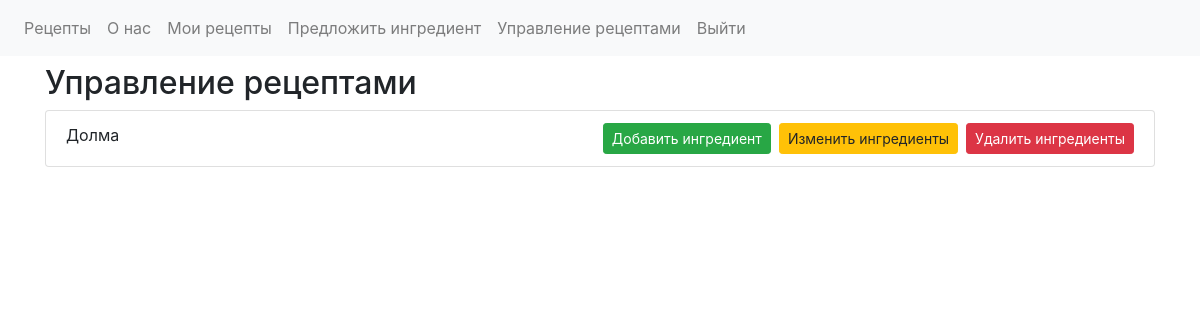
The page /manage_recipes/ (signed in) on the database as committed earlier.
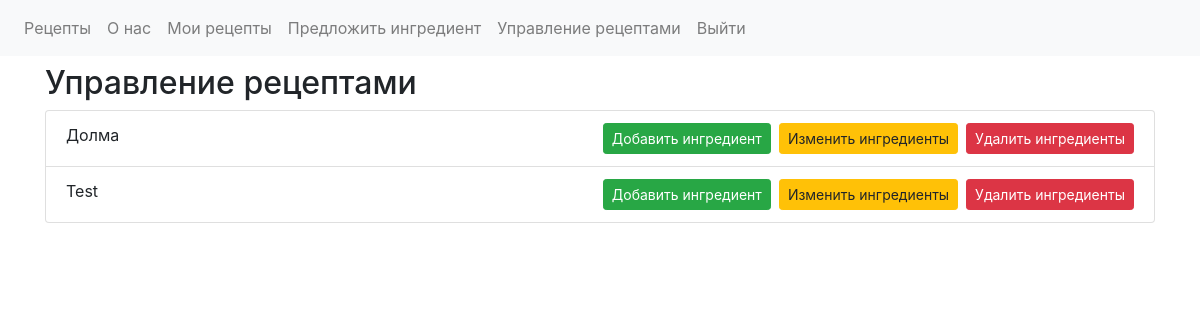
The same page on the database as committed later.
### recipe_catalog/models.py (models this page shows, shortened)
class Recipe(models.Model):
    id = models.AutoField(primary_key=True)
    name = models.CharField(max_length=255, unique=True)
    author = models.ForeignKey(User, on_delete=models.CASCADE)
    ingredients = models.ManyToManyField(Ingredient, through='RecipeIngredients')

### recipe_catalog/views.py (the view)
# urls.py: path('manage_recipes/', manage_recipes, name='manage_recipes'),
@login_required
def manage_recipes(request):
    user_recipes = Recipe.objects.filter(author=request.user)
    context = {
        'recipes': user_recipes,
    }
    return render(request, MANAGE_RECIPIES_TEMPLATE_NAME, context)

### templates/recipe_catalog/manage_recipes.html (shortened to what this page needs)
{% extends 'base.html' %}
{% block content %}
<h2>Управление рецептами</h2>
<ul class="list-group">
    {% for recipe in recipes %}
    <li class="list-group-item">
        {{ recipe.name }}
        <a href="{% url 'delete_ingredient' recipe.id %}" class="btn btn-danger btn-sm float-right ml-2">Удалить ингредиенты</a>
        <a href="{% url 'edit_ingredient' recipe.id %}" class="btn btn-warning btn-sm float-right ml-2">Изменить ингредиенты</a>
        <a href="{% url 'add_ingredient_to_recipe_action' recipe.id %}" class="btn btn-success btn-sm float-right">Добавить ингредиент</a>
    </li>
    {% endfor %}
</ul>
{% endblock %}

Rows that differ between the two databases and show on the page:
added Recipe: name "Test"
